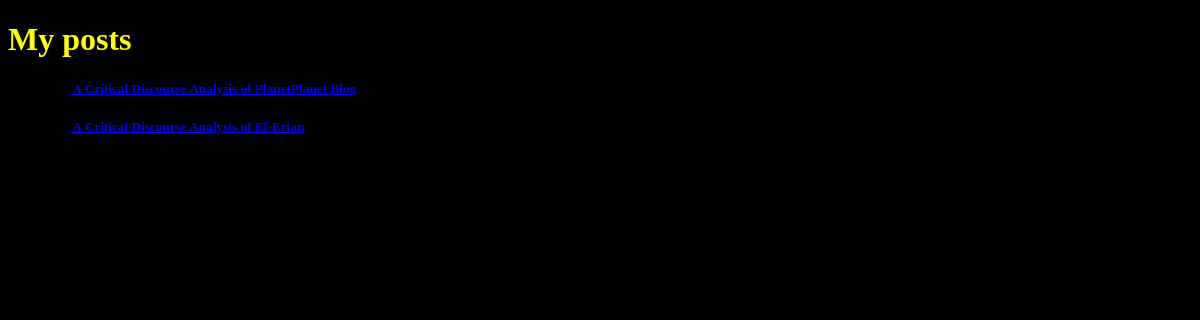
Screenshot of /blog/ with the database file from the repository.
### blog/models.py (models this page shows)
class Post(models.Model):
   title = models.CharField(max_length=140)
   body = models.TextField()
   works_cited = models.TextField(default = "No Works Cited")
   by_line = """ Written by TSC."""
   signature = """'Enough turbulent meaninglessness creates purpose' - Cixin Liu"""
   date = models.DateTimeField()

### blog/templates/blog.html (shortened to what this page needs)
{% extends "header.html" %}

### blog/templates/header.html (shortened to what this page needs)
<!DOCTYPE html>
<html>
<head>
    <link rel="stylesheet" href= "/static/blogsheet.css" type = "text/css">
</head>
{% if post.id > 0%}
	<h1>{{post.title}}</h1>
	<p> Written on {{post.date}} </p>
	<div id = "body">
	<p style = "text-align:justify; font-family:'Times New Roman', Times, serif">{{post.body|linebreaks}}</p>
	<br>
	<p>{{post.by_line}}</p>
	<p> {{post.signature}}</p>
	<br>
	<h3>Works Cited</h3>
	<p>{{post.works_cited|linebreaks}}</p>
	</div>
{% else %}
	<h1> My posts</h1>
	{% for post in object_list %}
        	<h5>{{ post.date|date:"Y-m-d" }}<a href="/blog/{{post.id}}">
	{{ post.title }}</a></h5>
    	{% endfor %}
{% endif %}
</html>

### blog/static/blogsheet.css (style rules this page uses)
html { background-color: black; }
h1 { color: yellow; }

### rows the page displays
Post: title "A Critical Discourse Analysis of PlanetPlanet Blog"
Post: title "A Critical Discourse Analysis of El-Erian"
